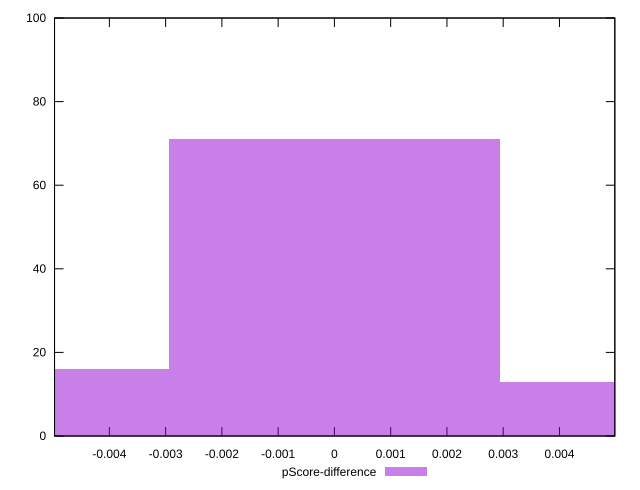

Recreate this plot in gnuplot.
reset

$pScoreDifference <<EOF
0 71
-0.005882985492728678 16
0.005882985492728678 13
EOF

set key outside below
set boxwidth 0.005882985492728678
set xrange [-0.004974673193094636:0.0049840113101840555]
set yrange [0:100]
set trange [0:100]
set style fill transparent solid 0.5 noborder
set terminal svg size 640, 490 enhanced background rgb 'white'
set output "reports/report_00028_2021-02-24T12-49-42.674Z/total-blocking-time/samples/astro/pScore-difference/histogram.svg"

plot $pScoreDifference title "pScore-difference" with boxes

reset
